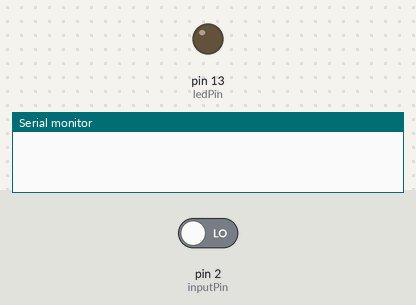
Recording of a sketch running on a simulated Arduino Uno, built with avr-gcc and run on an emulated ATmega328P. Parts: output pins drawn as LEDs (lit = HIGH), the last lines printed to the serial monitor. The test bench sets the inputs (shaded band); at power-on: pin 2 (inputPin) LOW.

Above: at 1.2 s.
1.3 s: pin 2 (inputPin) driven HIGH
At 2.4 s:
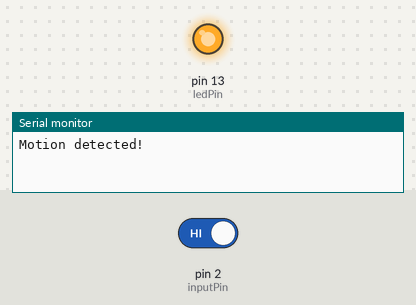
2.8 s: pin 2 (inputPin) driven LOW
At 3.5 s:
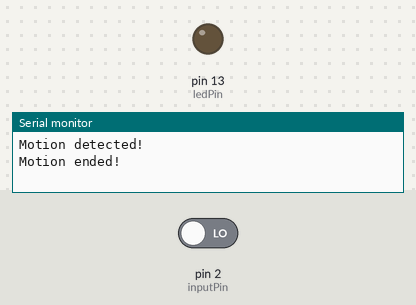
Timing chart, 0 to 5.8 s (numbered marks = the images above; inputs shaded):
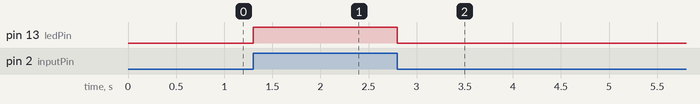

Measured:
- after the input at 1.3 s, pin 13 (ledPin): LOW → HIGH at once
- after the input at 2.8 s, pin 13 (ledPin): HIGH → LOW at once

The sketch:

PIR-sensor.ino
```cpp
/*
 * PIR sensor tester
 */

#include <pitches.h>

byte printState = 0; //0- print output change from LOW to HIGH or viceversa ; 1 - print state
byte ledPin = 13;                // choose the pin for the LED
byte inputPin = 2;               // choose the input pin (for PIR sensor)
byte pirState = LOW;             // we start, assuming no motion detected
byte val = 0;                    // variable for reading the pin status
byte speaker = 8;

void playSound(){
  // Play coin sound
  tone(speaker,NOTE_B5,100);
  delay(100);
  tone(speaker,NOTE_E6,850);
  delay(800);
  noTone(speaker);
}


void setup() {
  pinMode(ledPin, OUTPUT);      // declare LED as output
  pinMode(inputPin, INPUT);     // declare sensor as input

  Serial.begin(115200);
}

void loop(){
  val = digitalRead(inputPin);  // read input value
  switch (printState){
    case 0:
    if (val == HIGH) {            // check if the input is HIGH
      digitalWrite(ledPin, HIGH);  // turn LED ON
      if (pirState == LOW) {// that means it switch from LOW to HIGH to avoid printing extra print
        // we have just turned on
        Serial.println("Motion detected!");
        // We only want to print on the output change, not state
        pirState = HIGH;
        //playSound();

      }
    } else {
      digitalWrite(ledPin, LOW); // turn LED OFF
      if (pirState == HIGH){// read LOW
        // we have just turned of
        Serial.println("Motion ended!");
        // We only want to print on the output change, not state
        pirState = LOW;
      }
      break;
    case 1:
      Serial.println(val);
      break;
    }
  }
}
```
